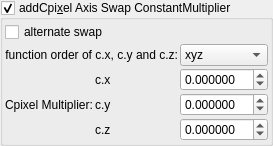
       <widget class="MyGroupBox" name="groupCheck_transf_addCpixel_enabled_false">
        <property name="toolTip">
         <string>&lt;html&gt;&lt;head/&gt;&lt;body&gt;&lt;p&gt;Cpixel is CVector3 c = ( c.x, c.y, c.z). It is each original point (pixel) in 3D space where the iteration starts from, ( c = original z for each point .) It is commonly found in formula structures z = f(z) + c.&lt;/p&gt;&lt;p&gt;The Cpixel multiplier effectively scales this point &amp;quot;c&amp;quot;.&lt;/p&gt;&lt;p&gt;This transform allows the swapping of the order of the &amp;quot;CVector3 c&amp;quot; components before being multiplied by &amp;quot;CVector3 z&amp;quot; components.&lt;/p&gt;&lt;/body&gt;&lt;/html&gt;</string>
        </property>
        <property name="title">
         <string>addCpi&amp;xel Axis Swap ConstantMultiplier</string>
        </property>
        <property name="checkable">
         <bool>true</bool>
        </property>
        <layout class="QVBoxLayout" name="verticalLayout_50">
         <property name="spacing">
          <number>2</number>
         </property>
         <property name="leftMargin">
          <number>2</number>
         </property>
         <property name="topMargin">
          <number>2</number>
         </property>
         <property name="rightMargin">
          <number>2</number>
         </property>
         <property name="bottomMargin">
          <number>2</number>
         </property>
         <item>
          <layout class="QGridLayout" name="gridLayout_25" columnstretch="0,0,1">
           <property name="spacing">
            <number>2</number>
           </property>
           <item row="1" column="0" colspan="2">
            <widget class="QLabel" name="label_2">
             <property name="text">
              <string>function order of c.x, c.y and c.z:</string>
             </property>
             <property name="alignment">
              <set>Qt::AlignRight|Qt::AlignTrailing|Qt::AlignVCenter</set>
             </property>
            </widget>
           </item>
           <item row="0" column="0" colspan="2">
            <widget class="QCheckBox" name="checkBox_transf_alternate_enabled_false">
             <property name="text">
              <string>alternate swap</string>
             </property>
            </widget>
           </item>
           <item row="3" column="2">
            <widget class="MyDoubleSpinBox" name="spinbox3_transf_constant_multiplier_111_y">
             <property name="sizePolicy">
              <sizepolicy hsizetype="Minimum" vsizetype="Maximum">
               <horstretch>0</horstretch>
               <verstretch>0</verstretch>
              </sizepolicy>
             </property>
             <property name="prefix">
              <string/>
             </property>
             <property name="suffix">
              <string/>
             </property>
             <property name="decimals">
              <number>6</number>
             </property>
             <property name="minimum">
              <double>-99.989999999999995</double>
             </property>
             <property name="maximum">
              <double>99.989999999999995</double>
             </property>
             <property name="singleStep">
              <double>0.100000000000000</double>
             </property>
            </widget>
           </item>
           <item row="2" column="2">
            <widget class="MyDoubleSpinBox" name="spinbox3_transf_constant_multiplier_111_x">
             <property name="sizePolicy">
              <sizepolicy hsizetype="Minimum" vsizetype="Maximum">
               <horstretch>0</horstretch>
               <verstretch>0</verstretch>
              </sizepolicy>
             </property>
             <property name="prefix">
              <string/>
             </property>
             <property name="suffix">
              <string/>
             </property>
             <property name="decimals">
              <number>6</number>
             </property>
             <property name="minimum">
              <double>-99.989999999999995</double>
             </property>
             <property name="maximum">
              <double>99.989999999999995</double>
             </property>
             <property name="singleStep">
              <double>0.100000000000000</double>
             </property>
            </widget>
           </item>
           <item row="2" column="1">
            <widget class="QLabel" name="label_118">
             <property name="text">
              <string notr="true">c.x</string>
             </property>
            </widget>
           </item>
           <item row="3" column="1">
            <widget class="QLabel" name="label_114">
             <property name="text">
              <string notr="true">c.y</string>
             </property>
            </widget>
           </item>
           <item row="4" column="1">
            <widget class="QLabel" name="label_122">
             <property name="text">
              <string notr="true">c.z</string>
             </property>
            </widget>
           </item>
           <item row="2" column="0" rowspan="3">
            <widget class="QLabel" name="label_123">
             <property name="text">
              <string>Cpixel Multiplier:</string>
             </property>
            </widget>
           </item>
           <item row="4" column="2">
            <widget class="MyDoubleSpinBox" name="spinbox3_transf_constant_multiplier_111_z">
             <property name="sizePolicy">
              <sizepolicy hsizetype="Minimum" vsizetype="Maximum">
               <horstretch>0</horstretch>
               <verstretch>0</verstretch>
              </sizepolicy>
             </property>
             <property name="prefix">
              <string/>
             </property>
             <property name="suffix">
              <string/>
             </property>
             <property name="decimals">
              <number>6</number>
             </property>
             <property name="minimum">
              <double>-99.989999999999995</double>
             </property>
             <property name="maximum">
              <double>99.989999999999995</double>
             </property>
             <property name="singleStep">
              <double>0.100000000000000</double>
             </property>
            </widget>
           </item>
           <item row="1" column="2">
            <widget class="QComboBox" name="comboBox_mandelbulbMulti_order_of_xyz">
             <item>
              <property name="text">
               <string notr="true">xyz</string>
              </property>
             </item>
             <item>
              <property name="text">
               <string notr="true">xzy</string>
              </property>
             </item>
             <item>
              <property name="text">
               <string notr="true">yxz</string>
              </property>
             </item>
             <item>
              <property name="text">
               <string notr="true">yzx</string>
              </property>
             </item>
             <item>
              <property name="text">
               <string notr="true">zxy</string>
              </property>
             </item>
             <item>
              <property name="text">
               <string notr="true">zyx</string>
              </property>
             </item>
            </widget>
           </item>
          </layout>
         </item>
        </layout>
       </widget>
